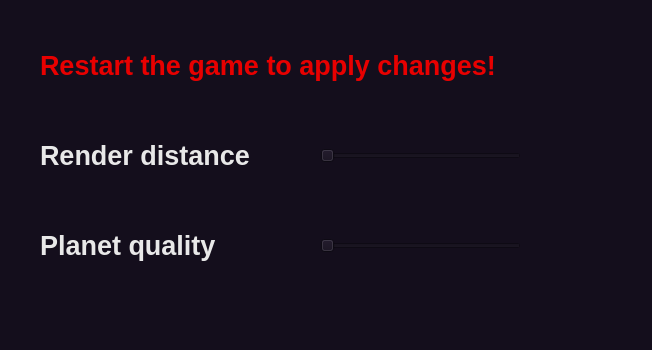
<?xml version="1.0" encoding="UTF-8"?>
<ui version="4.0">
 <class>SettingsWindow</class>
 <widget class="QMainWindow" name="SettingsWindow">
  <property name="geometry">
   <rect>
    <x>0</x>
    <y>0</y>
    <width>652</width>
    <height>350</height>
   </rect>
  </property>
  <property name="windowTitle">
   <string>Settings</string>
  </property>
  <property name="styleSheet">
   <string notr="true">background-color: rgb(20, 14, 28);</string>
  </property>
  <widget class="QWidget" name="centralwidget">
   <widget class="QSlider" name="renderDistanceSlider">
    <property name="geometry">
     <rect>
      <x>320</x>
      <y>140</y>
      <width>201</width>
      <height>31</height>
     </rect>
    </property>
    <property name="styleSheet">
     <string notr="true">color: rgb(232, 232, 232);
</string>
    </property>
    <property name="minimum">
     <number>100</number>
    </property>
    <property name="maximum">
     <number>2000</number>
    </property>
    <property name="orientation">
     <enum>Qt::Horizontal</enum>
    </property>
   </widget>
   <widget class="QLabel" name="label">
    <property name="geometry">
     <rect>
      <x>40</x>
      <y>130</y>
      <width>251</width>
      <height>51</height>
     </rect>
    </property>
    <property name="styleSheet">
     <string notr="true">font: bold 20pt;
color: rgb(232, 232, 232);
</string>
    </property>
    <property name="text">
     <string>Render distance</string>
    </property>
   </widget>
   <widget class="QLabel" name="label_2">
    <property name="geometry">
     <rect>
      <x>40</x>
      <y>220</y>
      <width>241</width>
      <height>51</height>
     </rect>
    </property>
    <property name="styleSheet">
     <string notr="true">font: bold 20pt;
color: rgb(232, 232, 232);
</string>
    </property>
    <property name="text">
     <string>Planet quality</string>
    </property>
   </widget>
   <widget class="QSlider" name="planetQualitySlider">
    <property name="geometry">
     <rect>
      <x>320</x>
      <y>230</y>
      <width>201</width>
      <height>31</height>
     </rect>
    </property>
    <property name="minimum">
     <number>1</number>
    </property>
    <property name="maximum">
     <number>5</number>
    </property>
    <property name="orientation">
     <enum>Qt::Horizontal</enum>
    </property>
   </widget>
   <widget class="QLabel" name="renderDistanceValue">
    <property name="geometry">
     <rect>
      <x>560</x>
      <y>130</y>
      <width>81</width>
      <height>51</height>
     </rect>
    </property>
    <property name="styleSheet">
     <string notr="true">font: bold 20pt;
color: rgb(232, 232, 232);
</string>
    </property>
    <property name="text">
     <string/>
    </property>
   </widget>
   <widget class="QLabel" name="planetQualityValue">
    <property name="geometry">
     <rect>
      <x>570</x>
      <y>220</y>
      <width>71</width>
      <height>51</height>
     </rect>
    </property>
    <property name="styleSheet">
     <string notr="true">font: bold 20pt;
color: rgb(232, 232, 232);
</string>
    </property>
    <property name="text">
     <string/>
    </property>
   </widget>
   <widget class="QLabel" name="notifyLabel">
    <property name="enabled">
     <bool>true</bool>
    </property>
    <property name="geometry">
     <rect>
      <x>40</x>
      <y>40</y>
      <width>561</width>
      <height>51</height>
     </rect>
    </property>
    <property name="styleSheet">
     <string notr="true">font: bold 20pt;
color: rgb(232, 0, 0);
</string>
    </property>
    <property name="text">
     <string>Restart the game to apply changes!</string>
    </property>
   </widget>
  </widget>
  <widget class="QMenuBar" name="menubar">
   <property name="geometry">
    <rect>
     <x>0</x>
     <y>0</y>
     <width>652</width>
     <height>25</height>
    </rect>
   </property>
  </widget>
  <widget class="QStatusBar" name="statusbar"/>
 </widget>
 <resources/>
 <connections/>
</ui>
